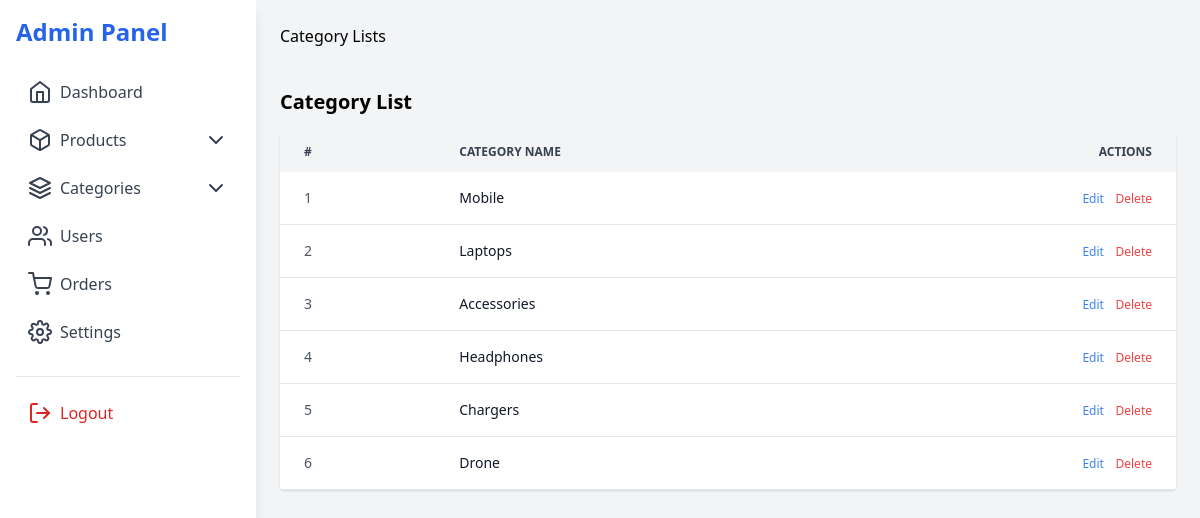
The app's page /dashboard/category/list/, older data.
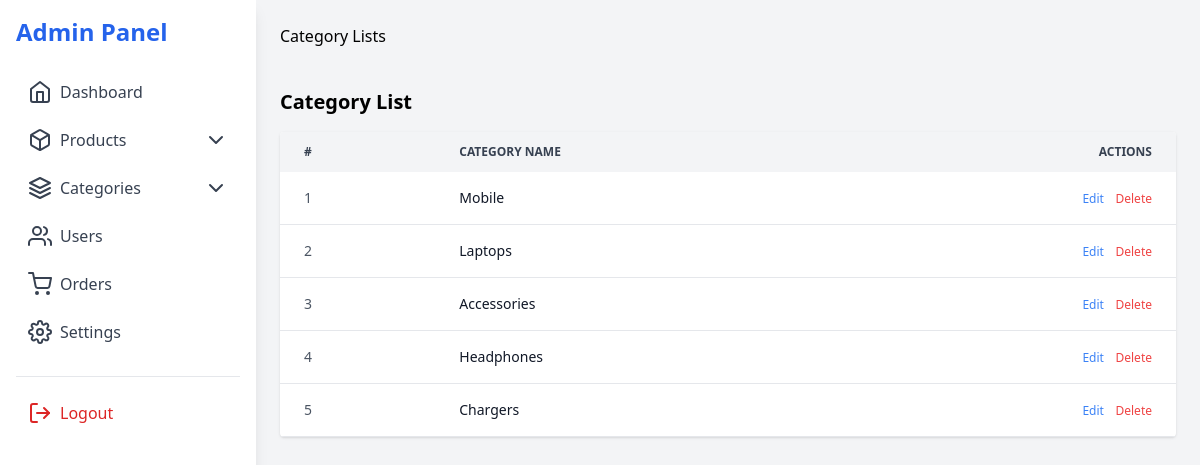
The same page, newer data.
### product/models.py (models this page shows, shortened)
class Category(models.Model):
    category_name= models.CharField(max_length=100)
    created_at= models.DateTimeField(auto_now_add=True)

### adminpage/views.py (the view)
# urls.py: path('category/list/',views.category,name='dashboard_category_lists'),
def category(request):
    category_lists = Category.objects.all()
    return render(request,'dashboard_category_lists.html',{'categories':category_lists})

### adminpage/templates/dashboard_category_lists.html (shortened to what this page needs)
{% extends 'dashboard_layout.html' %}
{% block content %}
<h1>Category Lists</h1>
<section class="mt-10">
  <h2 class="text-xl font-semibold mb-4">Category List</h2>
  <div class="overflow-x-auto bg-white rounded shadow">
    <table class="min-w-full text-sm text-left text-gray-600">
      <thead class="bg-gray-100 text-gray-700 uppercase text-xs">
        <tr>
          <th class="px-6 py-3">#</th>
          <th class="px-6 py-3">Category Name</th>
          <th class="px-6 py-3 text-right">Actions</th>
        </tr>
      </thead>
      <tbody>
         {% for category in categories %}
          <tr class="border-b hover:bg-gray-50">
          <td class="px-6 py-4">{{forloop.counter}}</td>
          <td class="px-6 py-4 font-medium text-gray-900">{{category.category_name|truncatechars:20 }}</td>
          <td class="px-6 py-4 text-right">
       <a href="{% url 'update_category' category.id%}" > <button class="text-blue-500 hover:underline text-xs mr-2" >Edit</button></a>
          <a href="{%url 'delete_category' category.id%}">  <button class="text-red-500 hover:underline text-xs">Delete</button></a>
          </td>
        </tr>
         {% endfor %}
      </tbody>
    </table>
  </div>
</section>
{% endblock %}

Row changes from the older to the newer data that the page shows:
removed Category: category_name "Drone"
